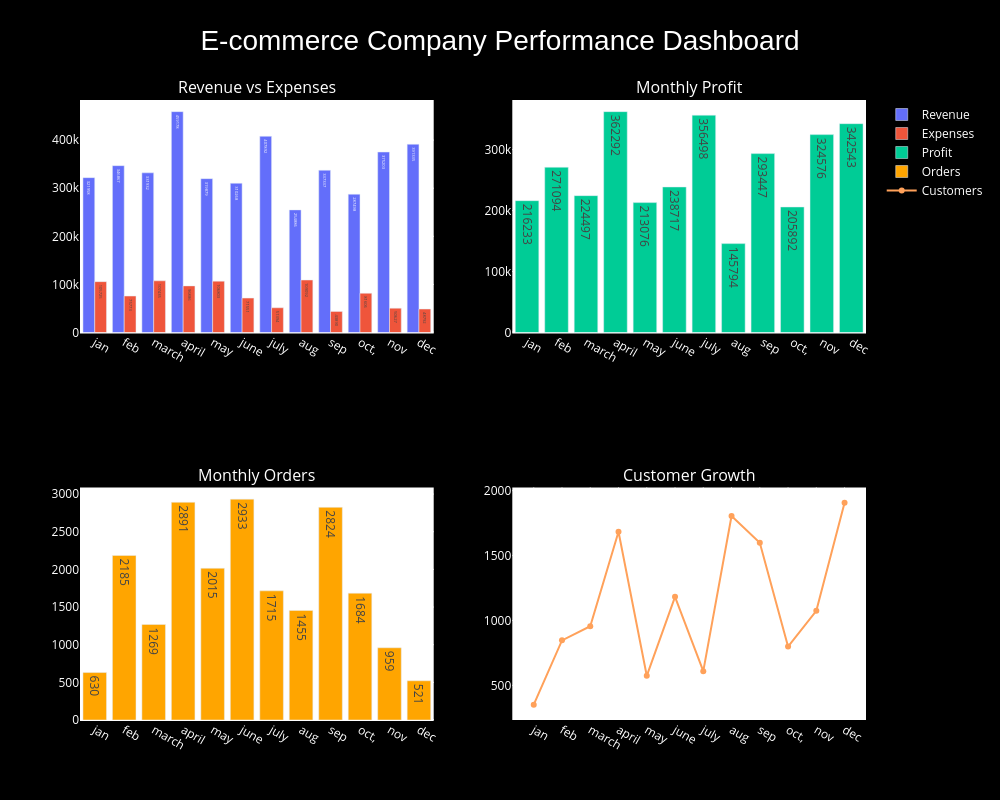

Write notebook code for a chart like this one.
### Code cell
# Create one final visualization that you believe gives management the best understanding of company performance.
from plotly.subplots import make_subplots
import plotly.graph_objects as go


#  profit
profit = revenue - expenses

total_revenue = np.sum(revenue)
total_profit = np.sum(profit)
total_orders = np.sum(orders)

profit_margin= (total_profit/total_revenue)*100
aov = total_revenue / total_orders

best_revenue_index = np.argmax(revenue)
best_profit_index = np.argmax(profit)


fig= make_subplots(rows=2,cols=2,
      subplot_titles=(
        "Revenue vs Expenses",
        "Monthly Profit",
        "Monthly Orders",
        "Customer Growth"
    ))


# revenue
fig.add_trace(
    go.Bar(x=months,y=revenue,name="Revenue",text=revenue,hovertemplate=
        "Month: %{x}<br>"
        "Revenue: ₹%{y:,.0f}"
        "<extra></extra>"),row=1,col=1
)
fig.add_trace(
    go.Bar(x=months,y=expenses,name="Expenses",text=expenses,hovertemplate=
        "Month: %{x}<br>"
        "Expenses: ₹%{y:,.0f}"
        "<extra></extra>"),row=1,col=1
)
fig.add_trace(
    go.Bar(x=months,y=profit,name="Profit",text=profit,
        hovertemplate=
        "Month: %{x}<br>"
        "Profit: ₹%{y:,.0f}"
        "<extra></extra>"),row=1,col=2
)
fig.add_trace(
    go.Bar(x=months,y=orders,name="Orders",text=orders,marker_color="orange",
        hovertemplate=
        "Month: %{x}<br>"
        "Order: %{y:,.0f}"
        "<extra></extra>"),row=2,col=1
)
fig.add_trace(
    go.Scatter(x=months,y=customers,name="Customers",mode="lines+markers"),row=2,col=2
)
fig.update_layout(
    title="E-commerce Company Performance Dashboard",
    title_x=0.5,
    title_font=dict(
    size=28,
    family="Arial",
    ),
    width=1000,
    height=800,barmode="group",paper_bgcolor="black",
    plot_bgcolor="white",font=dict(color="white"),showlegend=True
)
fig.show()

### Figure 1 — Plotly figure (JSON) as saved in the notebook; plotly's stock layout.template omitted (floating-point values rounded to 4 significant figures)
{"data": [{"hovertemplate": "Month: %{x}<br>Revenue: ₹%{y:,.0f}<extra></extra>", "name": "Revenue", "text": [322000.0, 346900.0, 331900.0, 459200.0, 319900.0, 310300.0, 407900.0, 254900.0, 337300.0, 287500.0, 375200.0, 391300.0], "type": "bar", "x": ["jan", "feb", "march", "april", "may", "june", "july", "aug", "sep", "oct,", "nov", "dec"], "xaxis": "x", "y": [321958, 346867, 331932, 459178, 319879, 310268, 407892, 254886, 337337, 287498, 375203, 391335], "yaxis": "y"}, {"hovertemplate": "Month: %{x}<br>Expenses: ₹%{y:,.0f}<extra></extra>", "name": "Expenses", "text": [105700.0, 75770.0, 107400.0, 96890.0, 106800.0, 71550.0, 51390.0, 109100.0, 43890.0, 81610.0, 50630.0, 48790.0], "type": "bar", "x": ["jan", "feb", "march", "april", "may", "june", "july", "aug", "sep", "oct,", "nov", "dec"], "xaxis": "x", "y": [105725, 75773, 107435, 96886, 106803, 71551, 51394, 109092, 43890, 81606, 50627, 48792], "yaxis": "y"}, {"hovertemplate": "Month: %{x}<br>Profit: ₹%{y:,.0f}<extra></extra>", "name": "Profit", "text": [216200.0, 271100.0, 224500.0, 362300.0, 213100.0, 238700.0, 356500.0, 145800.0, 293400.0, 205900.0, 324600.0, 342500.0], "type": "bar", "x": ["jan", "feb", "march", "april", "may", "june", "july", "aug", "sep", "oct,", "nov", "dec"], "xaxis": "x2", "y": [216233, 271094, 224497, 362292, 213076, 238717, 356498, 145794, 293447, 205892, 324576, 342543], "yaxis": "y2"}, {"hovertemplate": "Month: %{x}<br>Order: %{y:,.0f}<extra></extra>", "marker": {"color": "orange"}, "name": "Orders", "text": [630.0, 2185.0, 1269.0, 2891.0, 2015.0, 2933.0, 1715.0, 1455.0, 2824.0, 1684.0, 959.0, 521.0], "type": "bar", "x": ["jan", "feb", "march", "april", "may", "june", "july", "aug", "sep", "oct,", "nov", "dec"], "xaxis": "x3", "y": [630, 2185, 1269, 2891, 2015, 2933, 1715, 1455, 2824, 1684, 959, 521], "yaxis": "y3"}, {"mode": "lines+markers", "name": "Customers", "type": "scatter", "x": ["jan", "feb", "march", "april", "may", "june", "july", "aug", "sep", "oct,", "nov", "dec"], "xaxis": "x4", "y": [352, 847, 956, 1684, 574, 1182, 610, 1805, 1599, 799, 1075, 1906], "yaxis": "y4"}], "layout": {"annotations": [{"font": {"size": 16}, "showarrow": false, "text": "Revenue vs Expenses", "x": 0.225, "xanchor": "center", "xref": "paper", "y": 1, "yanchor": "bottom", "yref": "paper"}, {"font": {"size": 16}, "showarrow": false, "text": "Monthly Profit", "x": 0.775, "xanchor": "center", "xref": "paper", "y": 1, "yanchor": "bottom", "yref": "paper"}, {"font": {"size": 16}, "showarrow": false, "text": "Monthly Orders", "x": 0.225, "xanchor": "center", "xref": "paper", "y": 0.375, "yanchor": "bottom", "yref": "paper"}, {"font": {"size": 16}, "showarrow": false, "text": "Customer Growth", "x": 0.775, "xanchor": "center", "xref": "paper", "y": 0.375, "yanchor": "bottom", "yref": "paper"}], "barmode": "group", "font": {"color": "white"}, "height": 800, "paper_bgcolor": "black", "plot_bgcolor": "white", "showlegend": true, "title": {"font": {"family": "Arial", "size": 28}, "text": "E-commerce Company Performance Dashboard", "x": 0.5}, "width": 1000, "xaxis": {"anchor": "y", "domain": [0, 0.45]}, "xaxis2": {"anchor": "y2", "domain": [0.55, 1]}, "xaxis3": {"anchor": "y3", "domain": [0, 0.45]}, "xaxis4": {"anchor": "y4", "domain": [0.55, 1]}, "yaxis": {"anchor": "x", "domain": [0.625, 1]}, "yaxis2": {"anchor": "x2", "domain": [0.625, 1]}, "yaxis3": {"anchor": "x3", "domain": [0, 0.375]}, "yaxis4": {"anchor": "x4", "domain": [0, 0.375]}}}
